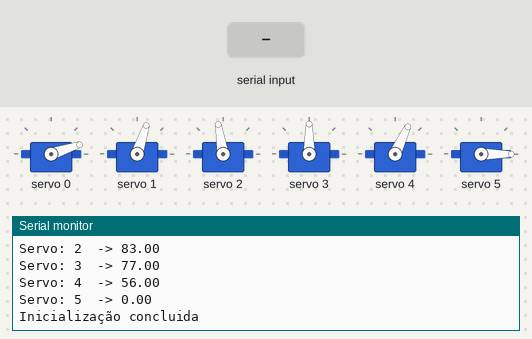
The sketch below on a simulated Arduino Uno, built with avr-gcc and run on an emulated ATmega328P. Shown: 6 × servo, the last lines printed to the serial monitor. Inputs (shaded band) come from the test bench.

Above: at 1.3 s.
1.4 s: "R\n" received over Serial
At 2.4 s:
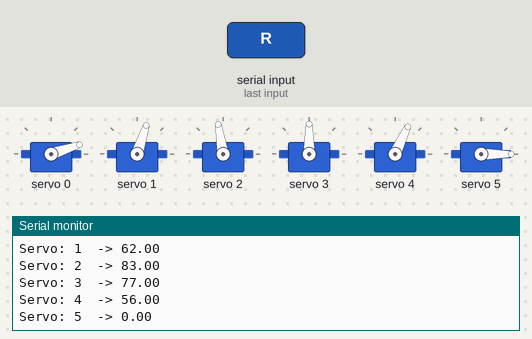
2.9 s: byte 10 ('\n') received over Serial
At 3.3 s:
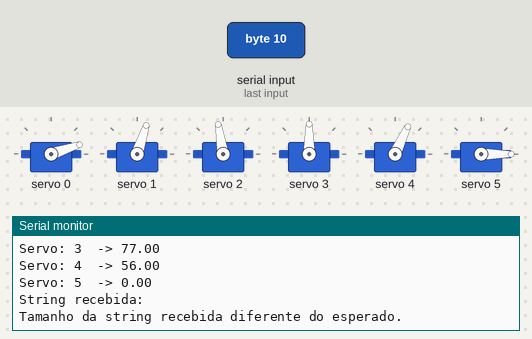
4.4 s: "D\n" received over Serial
At 5.0 s:
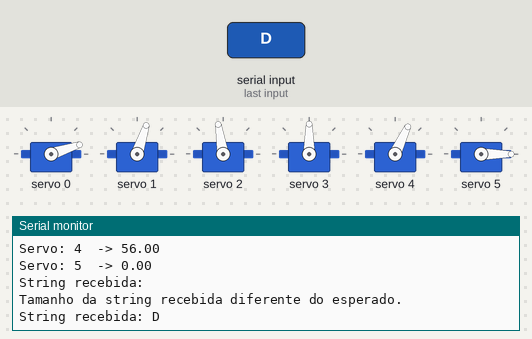
5.9 s: "E\n" received over Serial
At 7.4 s:
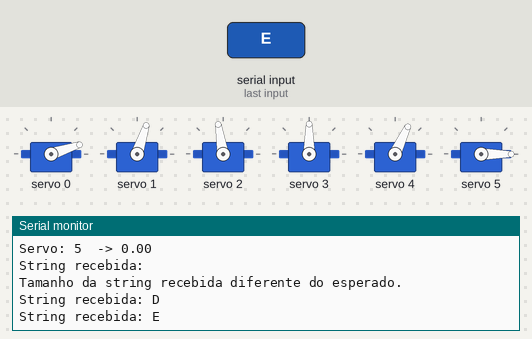
Timing chart, 0 to 8.4 s (numbered marks = the images above; inputs shaded):
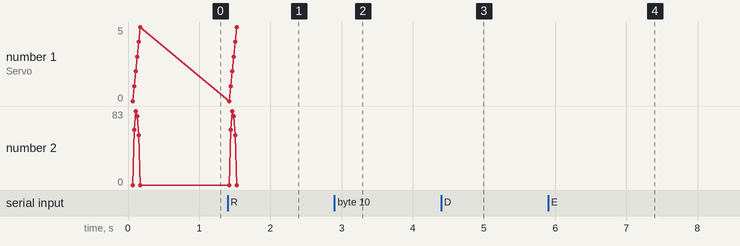

The sketch:

deteb.ino
```cpp
#include <Wire.h>
#include <Adafruit_PWMServoDriver.h>

#include "LapisServo.h"

#define _DEBUG


// called this way, it uses the default address 0x40
Adafruit_PWMServoDriver pwm = Adafruit_PWMServoDriver();


// calcular para cada servo o minimo e maximo
#define SERVOMIN  143 // this is the 'minimum' pulse length count (out of 4096) - 1msec/20msec => 4096/20
#define SERVOMAX  491 // this is the 'maximum' pulse length count (out of 4096) - 2/20 => 4096/10


#define QTD_SERVO 6 // Mudar dependendo da quantidade de servo

// variaveis para comunicação serial
String inputString = "";
bool stringComplete = false;

// variaveis de temporização
unsigned long ultimaAtualizacao = 0;
const long intervalo = 100;            // em ms

char ultimo_estado = '0';
char penultimo_estado = '0';

// Criar cada servo individualmente
LapisServo listaServos[QTD_SERVO] = {
  // (PWM, pulse_min, pulse_max, inicial, min, max, passo)
  //LapisServo(pwm, 0, 126, 495, 70, 0, 120, 1), // outro da base fixo
  LapisServo(pwm, 0, 180, 290, 0, 0, 120, 2), // garra
  LapisServo(pwm, 1, 126, 495, 62, 0, 120, 1), // pulso
  LapisServo(pwm, 2, 150, 490, 83, 0, 120, 1), //
  LapisServo(pwm, 3, 126, 495, 77, 0, 120, 1), //
  LapisServo(pwm, 4, 126, 495, 56, 0, 120, 1), //
  //LapisServo(pwm, 5, 126, 495, 0, 0, 120, 1), // base
  LapisServo(pwm, 5, 126, 495, 0, 0, 120, 1)
};


void setup() {
  Serial.begin(9600);
  Serial.println("Inicializando Programa...");
  Serial.println("DETEB 2018");
  Serial.println("LAPIS PEB / COPPE / UFRJ");

  pwm.begin();

  pwm.setPWMFreq(50);  // Analog servos run at ~60 Hz updates - servo usado funciona com 50Hz

  //Wire.setClock(400000); // para aumentar a velocidade de envio (i2c) para o controlador (pesquisar mais)

  delay(10);

  reiniciarServos();

  Serial.println("Inicialização concluida");
}

void loop() {
  unsigned long dt = millis();

  lerSerial();

  // Caso a string tenha sido lida completamente, limpa-la e processa-la
  if (stringComplete) {
    stringComplete = false;
    processString(inputString);
    inputString = "";
  }

  // executar a cada 'intervalo' de tempo
  if (dt - ultimaAtualizacao >= intervalo) {
    ultimaAtualizacao = dt;

    // atualizar a posicao de cada servo
    for (int i = 0; i < QTD_SERVO; ++i) {
      listaServos[i].atualizar();
    }
#ifdef _DEBUG
    //Serial.println("----------");
#endif
  }
}

/* Processa a string recebia, a principio uma sequencia de
  QTD_SERVOS caracteres: D; E; 0.
*/
bool processString(String str) {
  int tamanho = str.length();

#ifdef _DEBUG
  Serial.print("String recebida: ");
  Serial.print(str);
#endif

  if (tamanho == 2) { // RESET
    if (str[0] == 'R') {
      reiniciarServos();
      return true;
    }
  }
  else if (tamanho - 1 == QTD_SERVO * 2) { // Comando
    for (int i = 0; i < QTD_SERVO * 2; i++) {
      char c1 = str[(i * 2)];
      char c2 = str[(i * 2) + 1];
      if (i == 0) {
        if (c1 != '0') {
          if (ultimo_estado == 'D')
            if (penultimo_estado == 'D')
              ultimo_estado = 'E';
            else
              ultimo_estado = 'D';
          else
            if (penultimo_estado == 'D')
              ultimo_estado = 'E';
            else
              ultimo_estado = 'D';
          c1 = ultimo_estado;
        }
      }
      if (c1 == '0') {
        listaServos[i].mover(c2);
      } else {
        listaServos[i].mover(c1);
      }
    }

    return true;
  } else {
    Serial.println("Tamanho da string recebida diferente do esperado.");
    return false;
  }
}

void reiniciarServos() {
  for (int i = 0; i < QTD_SERVO; ++i) {
    listaServos[i].reiniciar();
  }
}


void lerSerial() {
  while (Serial.available()) {

    char inChar = (char)Serial.read();
    inputString += inChar;

    if (inChar == '\n') {
      stringComplete = true;
    }
  }
}
```

LapisServo.cpp
```cpp
#include <Arduino.h>

#include "LapisServo.h"


LapisServo::LapisServo(Adafruit_PWMServoDriver pwm, int id, int min, int max, float posInicial, float anguloMin, float anguloMax, float incremento) {
  _pwm = pwm;
  _id = id;
  _min = min;
  _max = max;
  _estado = 'P';
  _incremento = incremento;
  _angulo = 0;
  _anguloMin = anguloMin;
  _anguloMax = anguloMax;
  _posInicial = posInicial;
}

void LapisServo::reiniciar() {
  setAngulo(_posInicial, true);
}

void LapisServo::atualizar() {
  if (_estado == 'D') {
    setAngulo(_angulo - _incremento);
  } else if (_estado == 'E') {
    setAngulo(_angulo + _incremento);
  } else if (_estado == 'P') {
    //n deve precisar fazer nada aqui....
  }
}

void LapisServo::setAngulo(float angulo, bool reset) {
  Serial.print("Servo: ");
  Serial.print(_id);

  if (angulo < _anguloMin) {
    angulo = _anguloMin;
    reset = true;
  } else if (angulo > _anguloMax) {
    angulo = _anguloMax;
    reset = true;
  }

  Serial.print("  -> ");
  Serial.println(angulo);

  _angulo = angulo;

  int pulso = map(_angulo, _anguloMin, _anguloMax, _min, _max);

  _pwm.setPWM(_id, 0, pulso);

  if (reset) {
    _estado = 'P';
  }
}

void LapisServo::mover(char c) {
#ifdef _DEBUG
  Serial.print("Servo: ");
  Serial.print(_id);
#endif
  if (c == '0') {
#ifdef _DEBUG
    Serial.println(" Nao teve mudança.");
#endif
    return;
  } else if (c == 'D') {
    if (_estado == 'D') {
      // parar
#ifdef _DEBUG
      Serial.println(" Parou.");
#endif
      _estado = 'P';
    } else {
#ifdef _DEBUG
      Serial.println(" Movendo para direita.");
#endif
      _estado = 'D';
    }
  } else if (c == 'E') {
    if (_estado == 'E') {
#ifdef _DEBUG
      Serial.println(" Parou.");
#endif
      _estado = 'P';
    } else {
#ifdef _DEBUG
      Serial.println(" Movendo para esquerda.");
#endif
      _estado = 'E';
    }
  } else {
#ifdef _DEBUG
    Serial.println(" ERRO!.");
#endif
    return;
  }
}
```

LapisServo.h
```cpp
#ifndef LapisServo_h
#define LapisServo_h

#include <Arduino.h>
#include <Wire.h>
#include <Adafruit_PWMServoDriver.h>

class LapisServo
{
  public:
    LapisServo(Adafruit_PWMServoDriver pwm, int id, int min, int max, float posInicial=0, float anguloMin=0, float anguloMax=120, float incremento=1);
    void setAngulo(float angulo, bool reset=false);
    void mover(char c);
    void atualizar();
    void reiniciar();
  private:
    int _id;
    char _estado;
    Adafruit_PWMServoDriver _pwm;
    int _min;
    int _max;
    float _anguloMin;
    float _anguloMax;
    float _angulo;
    float _incremento;
    float _posInicial;
};

#endif
```

Measured:
- after the input at 1.4 s, the serial monitor: prints a new line at once (image 1)
- after the input at 2.9 s, the serial monitor: prints a new line at once (image 2)
- after the input at 4.4 s, the serial monitor: prints a new line at once (image 3)
- after the input at 5.9 s, the serial monitor: prints a new line at once (image 4)
